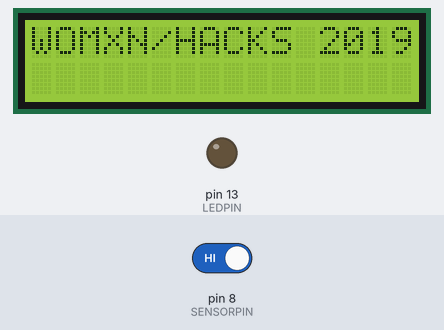
Bench run of a sketch on a simulated Arduino Uno, built with avr-gcc and run on an emulated ATmega328P. Parts: 16×2 character LCD, output pins drawn as LEDs (lit = HIGH). The test bench sets the inputs (shaded band); at power-on: pin 8 (SENSORPIN) HIGH. What the sketch prints to the serial monitor is not drawn.

Above: at 1.2 s.
1.3 s: pin 8 (SENSORPIN) driven LOW
At 2.5 s:
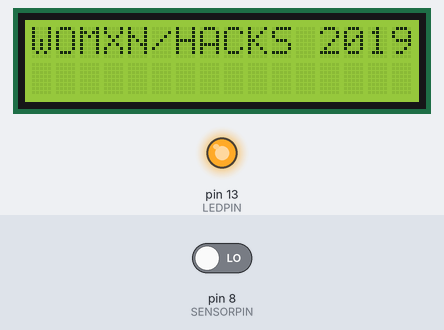
2.8 s: pin 8 (SENSORPIN) driven HIGH
At 3.7 s:
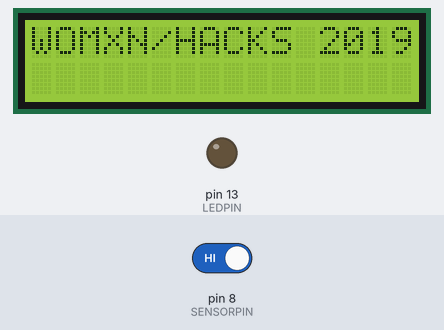
Timing chart, 0 to 5.8 s (numbered marks = the images above; inputs shaded):
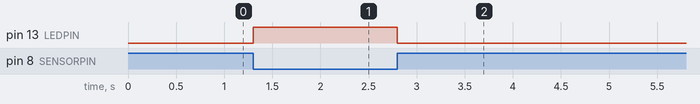

Measured:
- after the input at 1.3 s, pin 13 (LEDPIN): LOW → HIGH at once
- after the input at 2.8 s, pin 13 (LEDPIN): HIGH → LOW at once

The sketch:

sketch_jan26a.ino
```cpp
#include <LiquidCrystal.h>

LiquidCrystal lcd(12, 11, 5, 4, 3, 2);
////THESE NUMBERS WILL NEED TO CHANGE
////ACCORDING TO SPACES
#define LEDPIN 13
#define SENSORPIN 8
int counter = 0;
double circum = 2*3.14*14;
double bikeSpeed = 0.0;
long previousMillis = 0;
//////////////////

int sensorState = 0, lastState = 0;

void setup(){
  //////////
  pinMode(LEDPIN, OUTPUT);
  pinMode(SENSORPIN, INPUT);
  digitalWrite(SENSORPIN, HIGH);
  Serial.begin(9600);
  //////////
  lcd.begin(16, 2);
  lcd.print("WOMXN/HACKS 2019");

}

void loop(){
  ///////////
  unsigned long currentMillis = millis();
  sensorState = digitalRead(SENSORPIN);
  if(sensorState == LOW){
    digitalWrite(LEDPIN, HIGH);
  }
  else{
    digitalWrite(LEDPIN, LOW);
  }
  if(sensorState && !lastState){
    Serial.println("Unbroken");
  }
  if(!sensorState && lastState){
    //put a counter in here
    //increment variable when light's broken
    //once coutner reaches 32, restart timer
    counter++;
    if(counter == 32){
      //display speed using time and circum
      bikeSpeed = circum/((currentMillis-previousMillis));
      bikeSpeed = (bikeSpeed*0.05681)*1000;
      lcd.setCursor(0, 1);
      //lcd.print(currentMillis);
      //delay(1000);
      //lcd.print(0);
      lcd.print(bikeSpeed,2);
      //lcd.print(currentMillis-previousMillis);
      previousMillis = currentMillis;
      counter = 0;
   }
    Serial.println("Broken");
  }
  lastState = sensorState;
  ////////////

}
```
